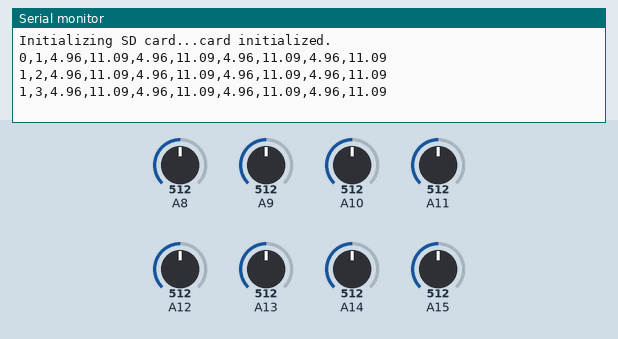
A sketch run on a simulated Arduino Mega 2560, built with avr-gcc and run on an emulated ATmega2560. On the bench: the last lines printed to the serial monitor. The inputs (shaded band) are chosen by the test bench; at power-on: A8 = 512, A9 = 512, A10 = 512, A11 = 512, A12 = 512, A13 = 512, A14 = 512, A15 = 512. Storage starts empty.

Above: at 1.8 s.
1.9 s: A8 set to 490
At 2.5 s:
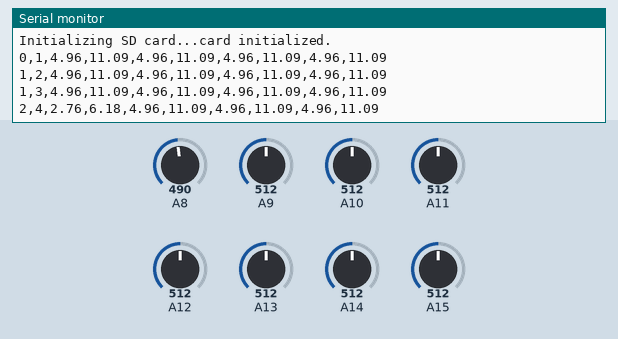
3.4 s: A9 set to 490
At 4.0 s:
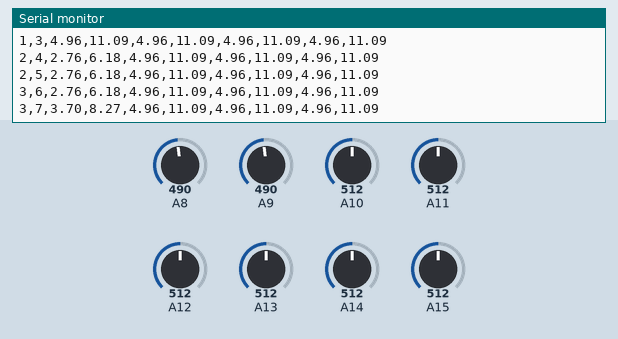
4.9 s: A10 set to 490
At 5.6 s:
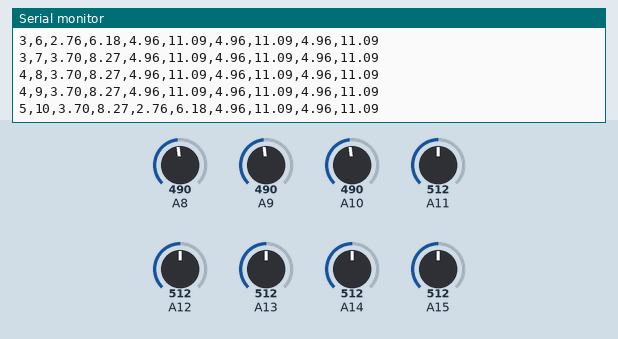
6.4 s: A11 set to 490
At 7.1 s:
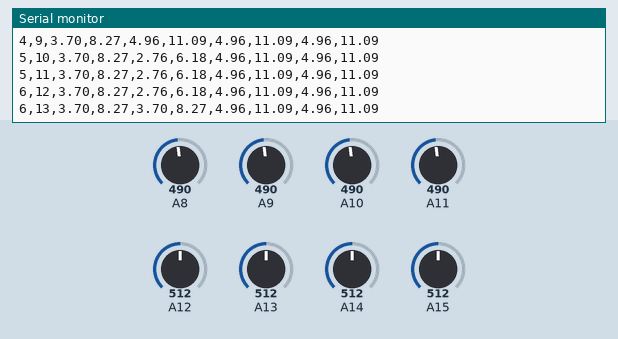
7.9 s: A12 set to 490
At 7.9 s:
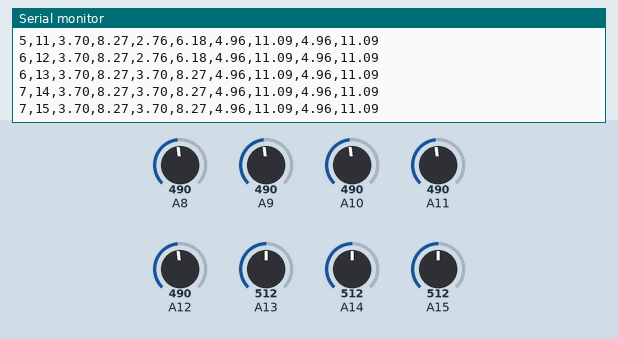
9.4 s: A13 set to 490
At 9.4 s:
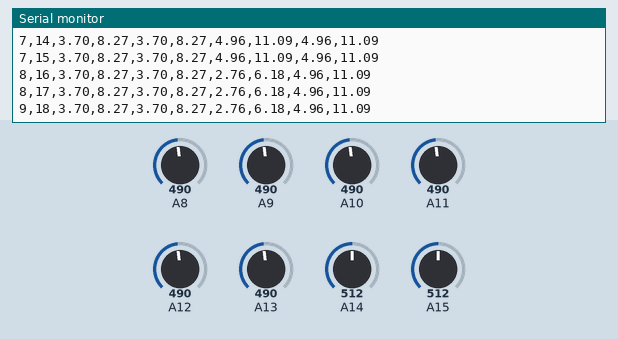
Timing chart, 0 to 11.9 s (numbered marks = the images above; inputs shaded):
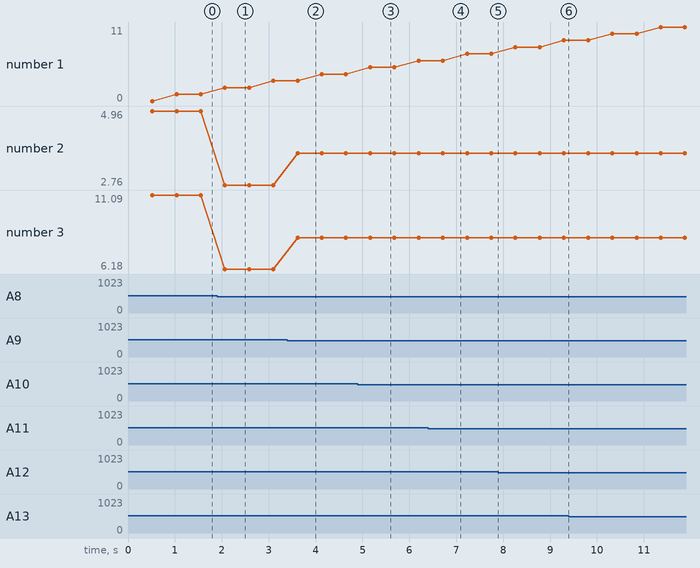

Measured:
- after the input at 1.9 s, the serial monitor: prints a new line after 0.17 s (image 1)
- after the input at 3.4 s, the serial monitor: prints a new line after 0.22 s (image 2)
- after the input at 4.9 s, the serial monitor: prints a new line after 0.26 s (image 3)
- after the input at 6.4 s, the serial monitor: prints a new line after 0.31 s (image 4)
- plotted number 2: 4.96 → 2.76 after the input at 1.9 s, 2.76 → 3.7 after the input at 3.4 s
- plotted number 3: 11.09 → 6.18 after the input at 1.9 s, 6.18 → 8.27 after the input at 3.4 s

The sketch:

windSensor_v4.ino
```cpp
/*
    Wind Sensor fixture v4
    Author: Vikram Seshadri
    03/28/2019

    Description:
    This sketch is used when multiple wind sensors are connected to a fixture.
    By modifying the number_of_sensors variable it is possible to add 1-4 sensors.
    This sketch takes in all wind sensor values stores it in an array to display values in different columns.
    This makes it easier to declare a vector representation of air flow.

    v4:
    Added SD card storage

    Calibrating the sensor:
    Put a glass over it, but the sensor should not be touching the desktop surface however.
    Adjust the zeroWindAdjustment until your sensor reads about zero with the glass over it.
    Ideally a vacuum chamber should do the job.

    Hardware Setup:
    Wind Sensor Signals    Arduino
    GND                    GND
    +V                     5V
    RV                     A1,A3,A5,A7    // modify the definitions below to use other pins
    TMP                    A0,A2,A4,A6    // modify the definitions below to use other pins
    SDSS                   53             // for Mega
*/

#include <SPI.h>
#include <SD.h>

#define number_of_sensors 4 // define number of wind sensors used

const int chipSelect = 53; //SDSS pin select
const float zeroWindAdjustment =  .2; // negative numbers yield smaller wind speeds and vice versa.
float RV_Wind_Volts;
unsigned long lastMillis;
int TempCtimes100;
float zeroWind_ADunits;
float zeroWind_volts;
float WindSpeed_MPH;
float WindSpeed_MS;
int sensor_number;
int cnt = 0;
String dataString = "";

float windSpeedMS[5] = {0, 0, 0, 0};
float windSpeedMPH[5] = {0, 0, 0, 0};

float wind_calculation(float TMP_Therm_ADunits, float RV_Wind_ADunits, int cnt)
{

  RV_Wind_Volts = (RV_Wind_ADunits *  0.0048828125);
  TempCtimes100 = (0.005 * ((float)TMP_Therm_ADunits * (float)TMP_Therm_ADunits)) - (16.862 * (float)TMP_Therm_ADunits) + 9075.4;
  zeroWind_ADunits = -0.0006 * ((float)TMP_Therm_ADunits * (float)TMP_Therm_ADunits) + 1.0727 * (float)TMP_Therm_ADunits + 47.172; //  13.0C  553  482.39
  zeroWind_volts = (zeroWind_ADunits * 0.0048828125) - zeroWindAdjustment;
  WindSpeed_MPH =  pow(((RV_Wind_Volts - zeroWind_volts) / .2300) , 2.7265);
  WindSpeed_MS = WindSpeed_MPH / 2.237;

  return (float)WindSpeed_MPH;
  //delay (200);

}

void setup()
{

  Serial.begin(57600);
  while (!Serial) {
    ; // wait for serial port to connect. Needed for native USB port only
  }

  Serial.print("Initializing SD card...");

  // see if the card is present and can be initialized:
  if (!SD.begin(chipSelect)) {
    Serial.println("Card failed, or not present");
    // don't do anything more:
    while (1);
  }
  Serial.println("card initialized.");
//  File dataFile = SD.open("Test.csv", FILE_WRITE);
//  if (dataFile) {
//    dataFile.println("Sample#, Timer, S1 (m/s), S1 (mph),S2 (m/s), S2 (mph),S3 (m/s), S3 (mph),S4 (m/s), S4 (mph)");
//    dataFile.close();
//
//    Serial.println(dataString);
//  }
//  else {
//    Serial.println("Error opening file");
//  }

}

void loop()
{
  float TMP_Therm_ADunits;
  float RV_Wind_ADunits;
  int i = 0, j = 0;


  if (millis() - lastMillis > 500)      // read every 200 ms - printing slows this down further
  {
    dataString += millis() / 1000;
    dataString += ",";
    dataString += cnt + 1;
    dataString += ",";

    for (i = 8, j = 0; i < 4 * number_of_sensors, j < number_of_sensors; i += 2, j += 1)
    {
      TMP_Therm_ADunits = analogRead(i + 1);
      RV_Wind_ADunits = analogRead(i);
      sensor_number = sensor_number + 1;
      windSpeedMPH[j] = wind_calculation(TMP_Therm_ADunits, RV_Wind_ADunits, sensor_number);
      if(isnan(windSpeedMPH[j])){
        windSpeedMPH[j] = 0;
      }
      windSpeedMS[j] = windSpeedMPH[j] / 2.237;

      dataString += windSpeedMS[j];
      if (sensor_number <= number_of_sensors) {
        dataString += ",";
      }
      dataString += windSpeedMPH[j];
      if (sensor_number < number_of_sensors) {
        dataString += ",";
      }

      if (sensor_number == number_of_sensors) {

        File dataFile = SD.open("Test.csv", FILE_WRITE);
        if (dataFile) {
          dataFile.println(dataString);
          dataFile.close();

          Serial.println(dataString);
        }
        else {
          Serial.println("Error opening file");
        }

      }
    }
    lastMillis = millis();
    i = 0;
    sensor_number = 0;
    cnt += 1;
    dataString = "";
  }

}
```
